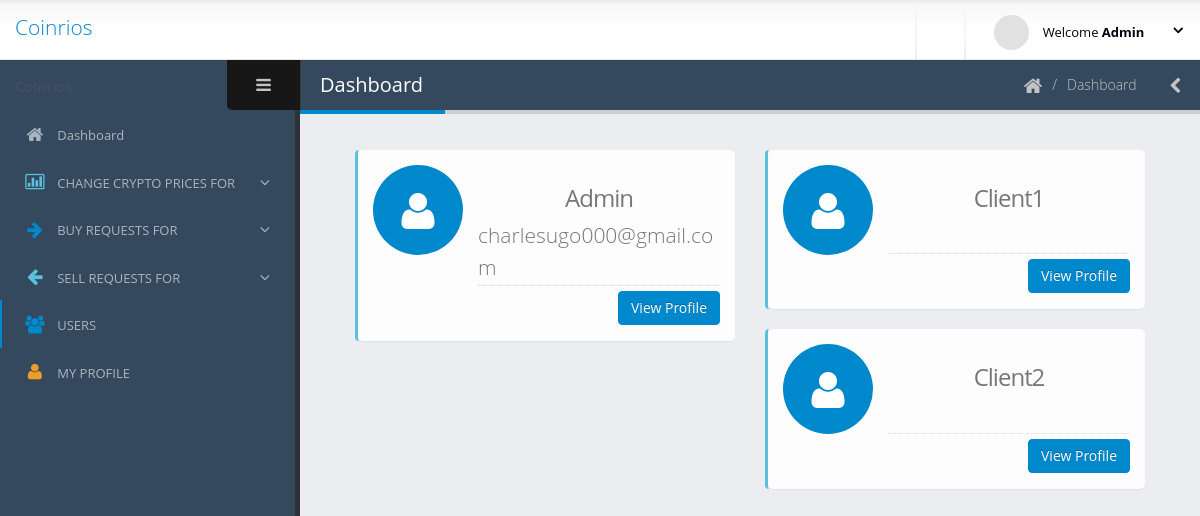
The app's page /administrator/users/ (signed in), older data.
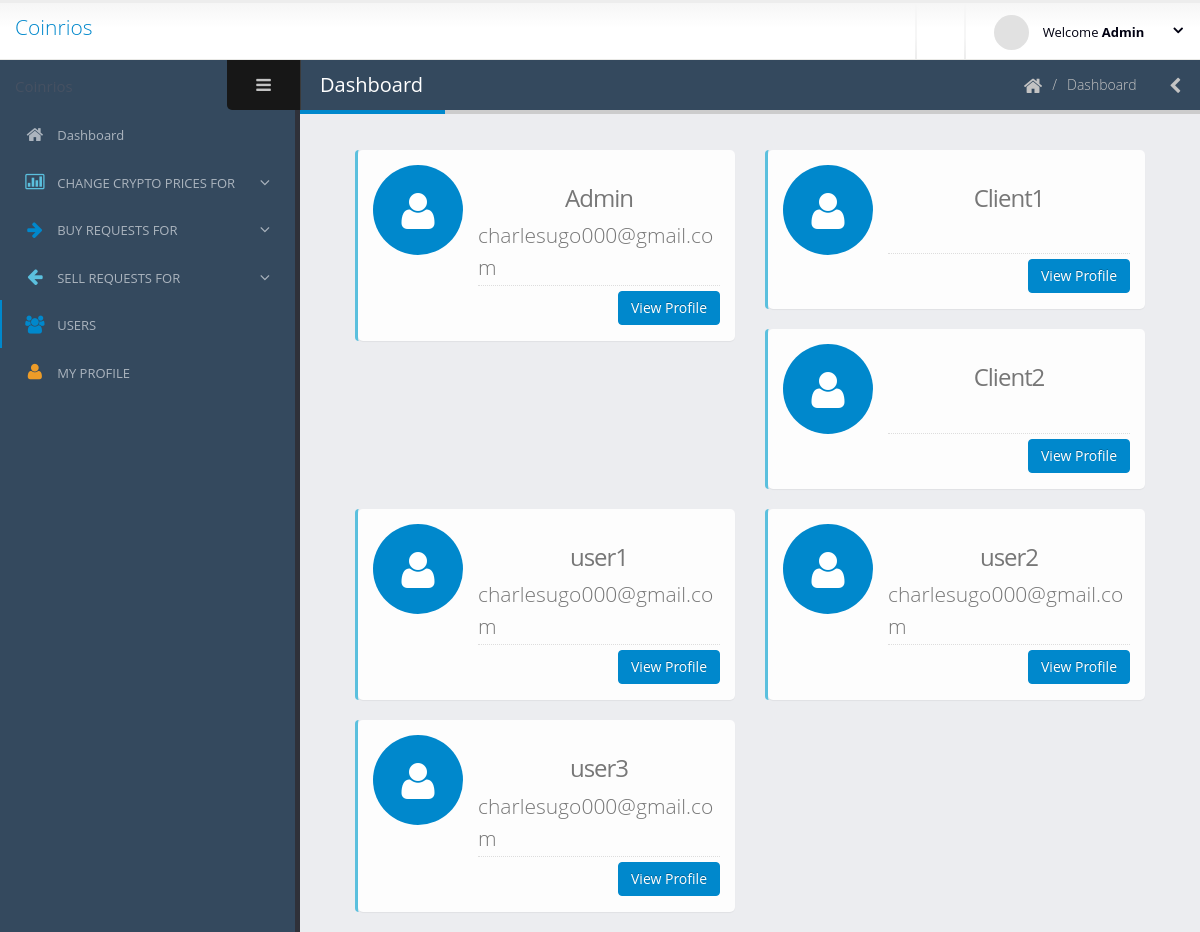
The same page, newer data.
### login/models.py (models this page shows)
class User(AbstractUser):
    is_administrator = models.BooleanField(default=False)
    is_registered_user = models.BooleanField(default=False)
    address = models.CharField(max_length=200)
    city = models.CharField(max_length=200)
    state = models.CharField(max_length=200)
    country = models.CharField(max_length=200)
    is_verified = models.BooleanField(default=False)
    confirmed_email = models.BooleanField(default=False)
    drivers_license_or_international_passport_or_national_id_card = models.FileField(validators=[validate_file_size])
    utility_bill = models.FileField(validators=[validate_file_size])

### administrator/views.py (the view)
# urls.py: path('users/', views.RegisteredUsers.as_view(), name='registered_users'),
@method_decorator([login_required(), administrator_required()], name='dispatch')
class RegisteredUsers(ListView):
    model = User
    template_name = 'administrator/listOfUsers.html'

### administrator/templates/administrator/listOfUsers.html (shortened to what this page needs)
{% extends 'administrator/base.html' %}
{% load static %}
{% block navLinks %}
<li>
    <a href="{% url 'administrator:adminDashboard' %}">
        <i class="fa fa-home" aria-hidden="true"></i>
        <span>Dashboard</span>
    </a>
</li>
<li class="nav-parent">
    <a>
        <i class="text-info fa fa-bar-chart-o" aria-hidden="true"></i>
        <span>CHANGE CRYPTO PRICES FOR</span>
    </a>
</li>
<li class="nav-parent">
    <a>
        <i class="text-primary fa fa-arrow-right" aria-hidden="true"></i>
        <span>BUY REQUESTS FOR</span>
    </a>
</li>
<li class="nav-parent">
    <a>
        <i class="text-info fa fa-arrow-left" aria-hidden="true"></i>
        <span>SELL REQUESTS FOR</span>
    </a>
</li>
<li class="nav-active">
    <a href="{% url 'administrator:registered_users' %}">
        <i class="text-primary fa fa-users" aria-hidden="true"></i>
        <span>USERS</span>
    </a>
</li>
<li>
    <a href="{% url 'administrator:registered_user_profile' user.pk %}">
        <i class="text-warning fa fa-user" aria-hidden="true"></i>
        <span>MY PROFILE</span>
    </a>
</li>
{% endblock %} {% block body %}
{% for fields in object_list %}
<div class="col-md-12 col-lg-6 col-xl-6">
    <section class="panel panel-featured-left panel-featured-info">
        <div class="panel-body">
            <div class="widget-summary">
                <div class="widget-summary-col widget-summary-col-icon">
                    <div class="summary-icon bg-primary">
                        <i class="fa fa-user"></i>
                    </div>
                </div>
                <div class="widget-summary-col">
                    <div class="summary">
                        <h3 class="text-center">{{ fields.username }}</h3>
                        <div class="info">
                            <strong class="lead">{{ fields.email }}</strong><br>
                        </div>
                    </div>
                    <div class="summary-footer">
                        <a href="{% url 'administrator:registered_user_profile' fields.pk %}" class="hugoBtn btn-primary pull-right">View Profile</a>
                    </div>
                </div>
            </div>
        </div>
    </section>
</div>
{% endfor %}
{% endblock %}

### administrator/templates/administrator/base.html (shortened to what this page needs)
<!doctype html>
<html class="fixed">
	<head>
        {% load static %}
		<link rel="stylesheet" href="{% static 'administrator/css/bootstrap-1.css' %}" />
		<link rel="stylesheet" href="{% static 'administrator/css/font-awesome/css/font-awesome.css' %}" />
		<link rel="stylesheet" href="{% static 'administrator/css/magnific-popup/magnific-popup.css' %}" />
		<link rel="stylesheet" href="{% static 'administrator/css/theme.css' %}" />
		<link rel="stylesheet" href="{% static 'administrator/css/skins/default.css' %}" />
		<link rel="stylesheet" href="{% static 'administrator/css/hugoFramework.css' %}" />
	</head>
	<body>
    {% if user.is_authenticated %}
        <section class="body">
			<header class="header">
				<div class="logo-container">
					<a href="#" class="logo">
						<p class="lead">Coinrios</p>
					</a>
				</div>
				<div class="header-right">
					<span class="separator"></span>
					<span class="separator"></span>
					<div id="userbox" class="userbox">
						<a href="#" data-toggle="dropdown">
							<figure class="profile-picture">
								<img src="{% static 'administrator/img/!logged-user.jpg' %}" alt="Logged User" class="img-circle" data-lock-picture="{% static 'administrator/img/!logged-user.jpg' %}"/>
							</figure>
							<div class="profile-info" data-lock-name="{{ user }}" data-lock-email="{{ user.email }}">
                                <span class="name">Welcome <strong>{{ user }}</strong></span>
							</div>
							<i class="fa custom-caret"></i>
						</a>
					</div>
				</div>
			</header>
			<div class="inner-wrapper">
				<aside id="sidebar-left" class="sidebar-left">
					<div class="sidebar-header">
						<div class="sidebar-title">
						</div>
						<div class="sidebar-toggle hidden-xs" data-toggle-class="sidebar-left-collapsed" data-target="html" data-fire-event="sidebar-left-toggle">
							<i class="fa fa-bars" aria-label="Toggle sidebar"></i>
						</div>
					</div>
					<div class="nano">
						<div class="nano-content">
							<nav id="menu" class="nav-main" role="navigation">
								<ul class="nav nav-main">
                                    {% block navLinks %}{% endblock %}
								</ul>
							</nav>
						</div>
					</div>
				</aside>
				<section role="main" class="content-body">
					<header class="page-header">
						<h2>Dashboard</h2>
						<div class="right-wrapper pull-right">
							<ol class="breadcrumbs">
								<li>
									<a>
										<i class="fa fa-home"></i>
									</a>
								</li>
								<li><span>Dashboard</span></li>
							</ol>
							<a class="sidebar-right-toggle" data-open="sidebar-right"><i class="fa fa-chevron-left"></i></a>
						</div>
					</header>
                    {% block body %}{% endblock %}
		</section>
    {% else %}
        <h1>Sorry Please <a href="{% url 'login' %}">Login</a></h1>
    {% endif %}
	</body>
</html>

Row changes from the older to the newer data that the page shows:
added User: username "user1", email "charlesugo000@gmail.com"
added User: username "user2", email "charlesugo000@gmail.com"
added User: username "user3", email "charlesugo000@gmail.com"
